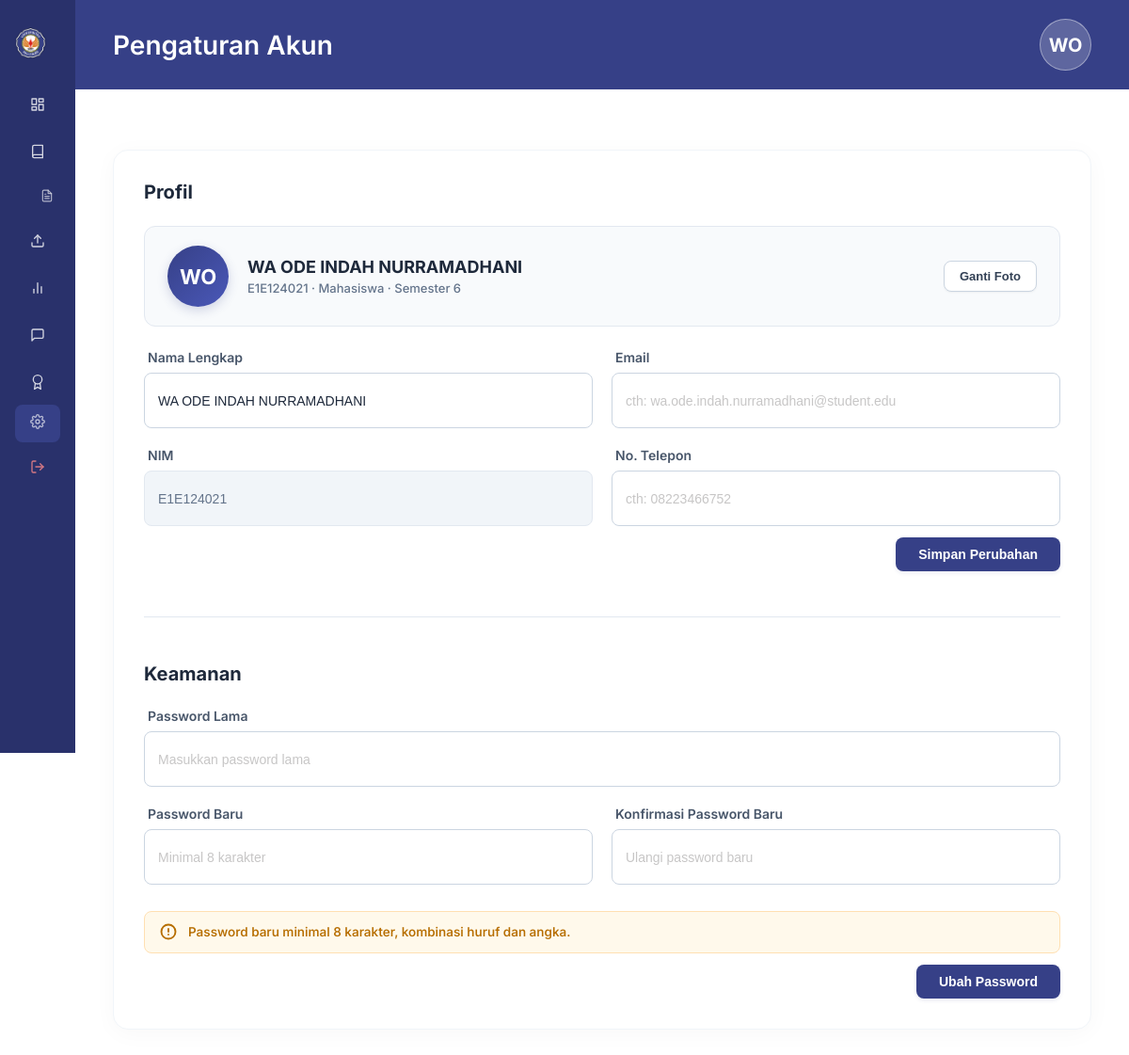
Page /public/index.php?action=pengaturan (signed in) on the committed database.
### tables this page shows
CREATE TABLE Tabel_User (
    ID_User INT AUTO_INCREMENT PRIMARY KEY,
    Username VARCHAR(100) NOT NULL UNIQUE,
    Password VARCHAR(255) NOT NULL,
    Role ENUM('Mahasiswa', 'Asisten', 'Dosen') NOT NULL,
    Nama_Lengkap VARCHAR(255) NOT NULL
);

CREATE TABLE Tabel_Kelas (
    ID_Kelas INT AUTO_INCREMENT PRIMARY KEY,
    Nama_Kelas VARCHAR(100) NOT NULL,
    Jadwal VARCHAR(50) DEFAULT NULL,
    Token_Kelas VARCHAR(10) NULL
);

### app/Controllers/DashboardController.php (called while the page is built, shortened)
<?php
require_once __DIR__ . '/../Models/KelasModel.php';
require_once __DIR__ . '/../Models/UserModel.php';
class DashboardController {
    private $kelasModel;
    private $userModel;
    public function __construct() {
        $this->kelasModel = new KelasModel();
        $this->userModel = new UserModel();
    }
    public function pengaturan() {
        $userId = $_SESSION['user_id'];
        $role = $_SESSION['active_role'] ?? 'Mahasiswa';
        $userData = $this->userModel->getUserById($userId);
        if ($role === 'Mahasiswa') {
            $classInfo = $this->kelasModel->getStudentClass($userId);
        }
        require_once __DIR__ . '/../Views/pengaturan.php';
    }
}

### app/Models/UserModel.php (called while the page is built, shortened)
<?php
require_once __DIR__ . '/../../config/database.php';
class UserModel {
    private $db;
    private $table = "Tabel_User";
    public function __construct() {
        $database = new Database();
        $this->db = $database->getConnection();
    }
    public function getUserById($id) {
        $query = "SELECT * FROM " . $this->table . " WHERE ID_User = :id LIMIT 1";
        $stmt = $this->db->prepare($query);
        $stmt->bindParam(':id', $id);
        $stmt->execute();
        return $stmt->fetch();
    }
}

### config/database.php (called while the page is built, shortened)
<?php
class Database {
    private $host = "localhost";
    private $db_name = "db_praktikum";
    private $username = "root";
    private $password = "";
    public function getConnection() {
        $this->conn = null;
        $options = [
            PDO::ATTR_ERRMODE => PDO::ERRMODE_EXCEPTION,
            PDO::ATTR_DEFAULT_FETCH_MODE => PDO::FETCH_ASSOC
        ];
        if (defined('PDO::MYSQL_ATTR_INIT_COMMAND')) {
            $options[PDO::MYSQL_ATTR_INIT_COMMAND] = "SET NAMES utf8mb4";
        } else {
            $options[1002] = "SET NAMES utf8mb4";
        }
        try {
            $this->conn = new PDO(
                "mysql:host=" . $this->host . ";dbname=" . $this->db_name,
                $this->username,
                $this->password,
                $options
            );
        } catch (PDOException $exception) {
            error_log("Database Connection Error: " . $exception->getMessage());
            die("Koneksi database gagal. Silakan hubungi administrator.");
        }
        return $this->conn;
    }
}

### app/Models/KelasModel.php (called while the page is built, shortened)
<?php
require_once __DIR__ . '/../../config/database.php';
class KelasModel {
    private $db;
    public function __construct() {
        $database = new Database();
        $this->db = $database->getConnection();
    }
    public function getStudentClasses($userId) {
        try {
            $query = "SELECT k.*, kp.Nama_Kelompok, kp.ID_Kelompok FROM Tabel_Kelas k
                      JOIN Tabel_KRS krs ON k.ID_Kelas = krs.ID_Kelas
                      LEFT JOIN Tabel_Kelompok kp ON krs.ID_Kelompok = kp.ID_Kelompok
                      WHERE krs.ID_User = :userId
                      ORDER BY k.ID_Kelas DESC";
            $stmt = $this->db->prepare($query);
            $stmt->bindParam(':userId', $userId);
            $stmt->execute();
            return $stmt->fetchAll();
        } catch (PDOException $e) {
            return [];
        }
    }
    public function getStudentClass($userId) {
        $classes = $this->getStudentClasses($userId);
        return !empty($classes) ? $classes[0] : null;
    }
}

### app/Views/pengaturan.php (the view, shortened to what this page needs)
<?php
$fullName = $_SESSION['name'] ?? ($userData['Nama_Lengkap'] ?? 'Guest');
$role = $_SESSION['active_role'] ?? 'Mahasiswa';
$username = $userData['Username'] ?? '';
$email = $userData['Email'] ?? '';
$phone = $userData['No_Telepon'] ?? '';
$words = explode(" ", $fullName);
$initials = "";
foreach ($words as $w) {
    $initials .= strtoupper($w[0] ?? '');
}
$initials = substr($initials, 0, 2);
$subtitle = "";
if ($role === 'Mahasiswa') {
    $semester = 'Semester 6';
    if (isset($classInfo['Nama_Kelas'])) {
        $semester = 'Semester 6';
    }
    $subtitle = htmlspecialchars($username) . " · Mahasiswa · " . $semester;
} elseif ($role === 'Dosen') {
    $subtitle = htmlspecialchars($username) . " · Dosen · Staff";
} elseif ($role === 'Asisten') {
    $subtitle = htmlspecialchars($username) . " · Asisten · Staff";
}
?>
<!DOCTYPE html>
<html lang="id">
<head>
    <link rel="stylesheet" href="/rpl/public/assets/css/style.css">
</head>
<body>
<div class="dashboard-container">
    <aside class="sidebar">
        <div>
            <div class="sidebar-header">
                <img src="/rpl/public/assets/images/logo_uho.png" alt="Logo UHO" class="sidebar-logo">
            </div>
            <?php include __DIR__ . '/components/sidebar_menu.php'; ?>
    </aside>
    <main class="main-workspace">
        <header class="workspace-navbar">
            <h2 class="navbar-title">Pengaturan Akun</h2>
            <div class="navbar-profile">
                <div class="navbar-avatar"><?= htmlspecialchars($initials) ?></div>
            </div>
        </header>
        <div class="workspace-content">
            <section class="settings-container">
                <div class="settings-section">
                    <h3 class="settings-section-title">Profil</h3>
                    <div class="profile-avatar-row">
                        <div class="profile-avatar-left">
                            <div class="profile-avatar-large"><?= htmlspecialchars($initials) ?></div>
                            <div class="profile-meta-info">
                                <span class="profile-meta-name"><?= htmlspecialchars($fullName) ?></span>
                                <span class="profile-meta-sub"><?= $subtitle ?></span>
                            </div>
                        </div>
                        <button type="button" class="btn-change-photo" onclick="triggerPhotoUpload()">Ganti Foto</button>
                    </div>
                    <form action="/rpl/public/index.php?action=update_profil" method="POST">
                        <div class="settings-form-grid">
                            <div class="form-group">
                                <label class="form-label">Nama Lengkap</label>
                                <input type="text" name="name" class="form-input" value="<?= htmlspecialchars($fullName) ?>" required>
                            </div>
                            <div class="form-group">
                                <label class="form-label">Email</label>
                                <input type="email" name="email" class="form-input" value="<?= htmlspecialchars($email) ?>" placeholder="cth: <?= strtolower(str_replace(' ', '.', $fullName)) ?>@<?= ($role === 'Mahasiswa') ? 'student.edu' : 'uho.ac.id' ?>">
                            </div>
                            <div class="form-group">
                                <label class="form-label"><?= ($role === 'Dosen') ? 'NIDN' : 'NIM' ?></label>
                                <input type="text" class="form-input" value="<?= htmlspecialchars($username) ?>" disabled>
                            </div>
                            <div class="form-group">
                                <label class="form-label">No. Telepon</label>
                                <input type="text" name="phone" class="form-input" value="<?= htmlspecialchars($phone) ?>" placeholder="cth: 08223466752">
                            </div>
                        </div>
                        <div class="btn-action-container">
                            <button type="submit" class="btn-primary-action">Simpan Perubahan</button>
                        </div>
                    </form>
                </div>
                <hr class="settings-divider">
                <div class="settings-section">
                    <h3 class="settings-section-title">Keamanan</h3>
                    <form action="/rpl/public/index.php?action=ubah_password" method="POST">
                        <div class="settings-form-grid">
                            <div class="form-group form-group-full">
                                <label class="form-label">Password Lama</label>
                                <input type="password" name="old_password" class="form-input" placeholder="Masukkan password lama" required>
                            </div>
                            <div class="form-group">
                                <label class="form-label">Password Baru</label>
                                <input type="password" name="new_password" class="form-input" placeholder="Minimal 8 karakter" required>
                            </div>
                            <div class="form-group">
                                <label class="form-label">Konfirmasi Password Baru</label>
                                <input type="password" name="confirm_password" class="form-input" placeholder="Ulangi password baru" required>
                            </div>
                            <div class="form-group form-group-full" style="margin-top: 8px;">
                                <div class="warning-banner">
                                    <div class="warning-banner-icon">
                                    </div>
                                    <div class="warning-banner-text">
                                        Password baru minimal 8 karakter, kombinasi huruf dan angka.
                                    </div>
                                </div>
                            </div>
                        </div>
                        <div class="btn-action-container">
                            <button type="submit" class="btn-primary-action">Ubah Password</button>
                        </div>
                    </form>
                </div>
            </section>
        </div>
    </main>
</div>
</body>
</html>

### public/assets/css/style.css (style rules this page uses)
:root { --text-color-dark: #2C2C2A; --text-color-light: #FFFFFF; --input-border: #E2E8F0; --btn-primary: #364087; --placeholder-color: #C7C6C6; --overlay-color: rgba(25, 28, 31, 0.4); --card-shadow: 0px 4px 12px 12px rgba(0, 0, 0, 0.1); --transition-speed: 0.3s; }
* { margin: 0; padding: 0; box-sizing: border-box; }
body { font-family: 'Inter', sans-serif; min-height: 100vh; background-color: #FFFFFF; color: var(--text-color-dark); overflow-x: hidden; }
.form-group { display: flex; flex-direction: column; gap: 8px; }
.form-label { font-size: 18px; font-weight: 600; color: var(--text-color-dark); padding-left: 4px; }
.form-input { width: 100%; height: 59px; padding: 10px 16px 10px 48px; background-color: var(--text-color-light); border: 0.5px solid var(--input-border); border-radius: 10px; font-size: 16px; color: var(--text-color-dark); outline: none; transition: border-color var(--transition-speed) ease, box-shadow var(--transition-speed) ease; }
.form-input::placeholder { color: var(--placeholder-color); font-weight: 500; }
.dashboard-container { display: flex; min-height: 100vh; background-color: #FFFFFF; color: var(--text-color-dark); position: relative; z-index: 2; }
.sidebar { width: 282px; background-color: #29316B; color: var(--text-color-light); display: flex; flex-direction: column; justify-content: space-between; padding: 24px 16px; height: 100vh; position: fixed; top: 0; left: 0; z-index: 10; overflow-y: auto; }
.sidebar-header { display: flex; align-items: center; gap: 12px; padding: 8px 12px 24px; }
.sidebar-logo { width: 43px; height: 43px; object-fit: contain; }
.main-workspace { margin-left: 282px; flex-grow: 1; display: flex; flex-direction: column; min-height: 100vh; }
.workspace-navbar { height: 95px; background-color: #364087; display: flex; justify-content: space-between; align-items: center; padding: 0 40px; color: var(--text-color-light); box-shadow: 0px 4px 10px rgba(0, 0, 0, 0.05); }
.navbar-title { font-size: 28px; font-weight: 600; }
.navbar-profile { display: flex; align-items: center; gap: 12px; }
.navbar-avatar { width: 55px; height: 55px; background-color: rgba(255, 255, 255, 0.2); border-radius: 50%; display: flex; justify-content: center; align-items: center; color: var(--text-color-light); font-size: 20px; font-weight: 700; border: 1.5px solid rgba(255, 255, 255, 0.4); }
.workspace-content { padding: 40px; display: flex; flex-direction: column; gap: 32px; background-color: #FFFFFF; flex-grow: 1; }
@media (max-width: 1200px) { .sidebar { width: 80px; padding: 24px 8px; align-items: center; } }
@media (max-width: 1200px) { .sidebar-header { padding: 0; margin-bottom: 24px; } }
@media (max-width: 1200px) { .main-workspace { margin-left: 80px; } }
.settings-section-title { font-size: 16px; font-weight: 600; color: var(--text-color-dark); }

### rows in the picture
tabel_user: Username.Nama_Kelas "E1E124021 · Mahasiswa · Semester 6", Username "E1E124021"

### other values in the picture
$initials "WO"
$fullName "WA ODE INDAH NURRAMADHANI"
